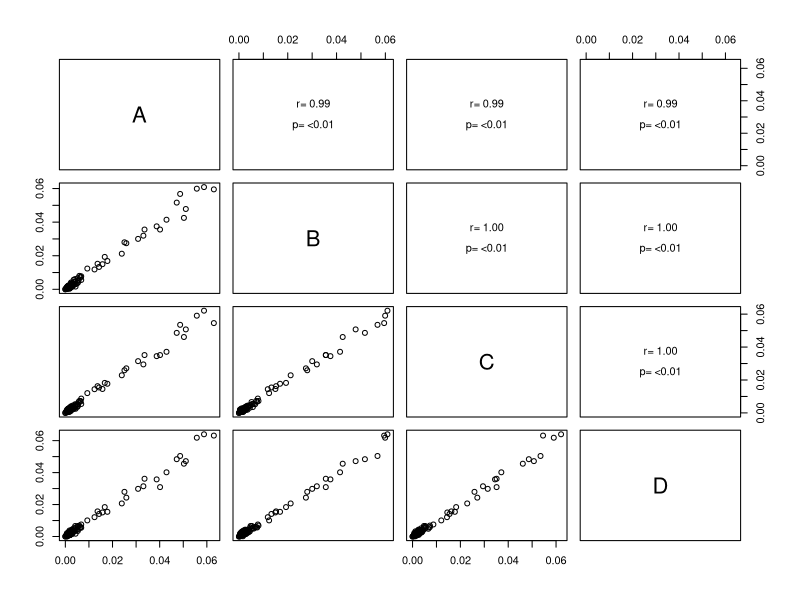
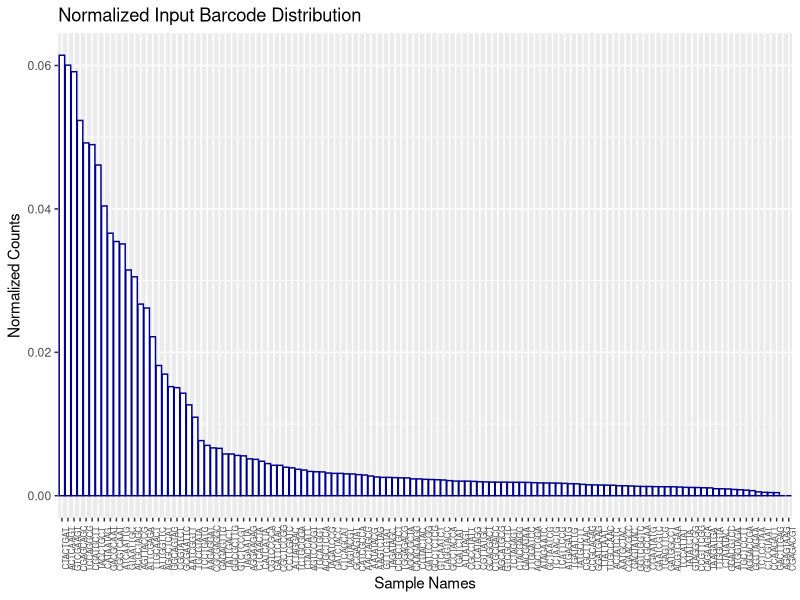
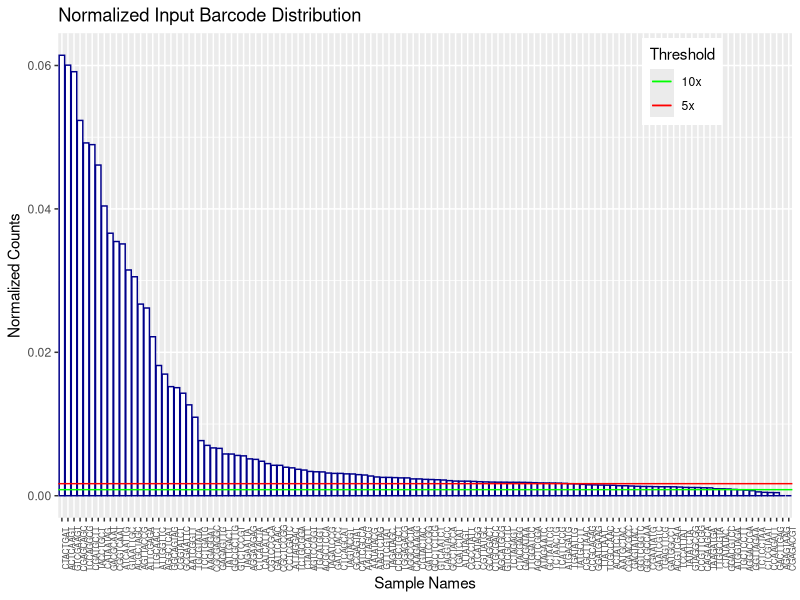

The R source for these figures, in order:
## ---- chunk 1
## Script Preparation ##
# Only edit script where instructed to do so. Indicated by EDIT
##

# Read in raw counts from CSV file.
# EDIT: set path to raw counts file below
counts <- data.frame(read.table("raw_counts.csv", #<- set the path to the raw counts file here
                                header = TRUE,
                                sep = ",",
                                row.names = 1))

# Capture Inputs (the string "input" must appear somewhere in the sample name to be identified)
inputs <- counts[, grep(".*input*", colnames(counts), ignore.case = TRUE)]

# Rename Column Names to letters A,B,C, etc.
colnames(inputs) <- LETTERS[1:length(inputs)]

# Remove inputs from counts variable
counts[, grep(".*input*", colnames(counts), ignore.case = TRUE)] <- NULL

# Include required Libraries
library(ggplot2)
## ---- chunk 2
# Normalize all inputs
norm_inputs <- data.frame(matrix(ncol = ncol(inputs), nrow = nrow(inputs)),
                          row.names = rownames(inputs))
colnames(norm_inputs) <- colnames(inputs)

for(n in colnames(inputs))
{
  norm_inputs[n] <- inputs[n] / sum(inputs[n])
}

# Input Replicate Correlation Tests
panel.cor <- function(x, y, digits = 2, cex.cor, ...)
{
  usr <- par("usr"); on.exit(par(usr))
  par(usr = c(0, 1, 0, 1))
  # correlation coefficient
  r <- cor(x, y, method = "pearson")
  txt <- format(c(r, 0.123456789), digits = digits)[1]
  txt <- paste("r= ", txt, sep = "")
  text(0.5, 0.6, txt)
  # p-value calculation
  p <- cor.test(x, y)$p.value
  txt2 <- format(c(p, 0.123456789), digits = digits)[1]
  txt2 <- paste("p= ", txt2, sep = "")
  if(p<0.01)
  {
    txt2 <- paste("p= ", "<0.01", sep = "")
    text(0.5, 0.4, txt2)
  }
  else
  {
    text(0.5, 0.4, txt2, col = "red")
  }
}
pairs(norm_inputs, upper.panel = panel.cor)
## ---- chunk 3
# EDIT: Remove any replicates not passing correlation test.
#norm_inputs$A <- NULL

# Average input replicates
norm_input_avg <- data.frame(rowSums(norm_inputs) / ncol(norm_inputs),
                             row.names = rownames(inputs))
colnames(norm_input_avg) <- "avg"

ggplot(data = norm_input_avg,aes(x = reorder(rownames(norm_input_avg), -avg), y = avg)) +
  geom_bar(stat = "identity", color = "blue4", fill = "white") + 
  theme(axis.text.x = element_text(angle = 90, size = 6)) +
  labs(title = "Normalized Input Barcode Distribution" ,x = "Sample Names", y = "Normalized Counts")
## ---- chunk 4
#Only average values that are non-zero as to not skew mean
norm_mean_input <- mean(norm_input_avg[norm_input_avg != 0,1])

# Generate bar plot showing barcode distribution
ggplot(data = norm_input_avg,aes(x = reorder(rownames(norm_input_avg), -avg), y = avg)) +
  geom_bar(stat = "identity", color = "blue4", fill = "white") + 
  theme(axis.text.x = element_text(angle = 90, size = 6), legend.position = c(0.85,0.9)) +
  labs(title = "Normalized Input Barcode Distribution" ,x = "Sample Names", y = "Normalized Counts") +
  geom_hline(aes(yintercept = norm_mean_input/5, linetype = "5x"), color = "red", show.legend = TRUE) + 
  geom_hline(aes(yintercept = norm_mean_input/10, linetype = "10x"), color = "green", show.legend = TRUE) +
  scale_linetype_manual(name = "Threshold", values = c(1,1), guide = guide_legend(override.aes = list(color = c("green", "red"))))
## ---- chunk 5
# Create list of BCs under threshold
names_under_thresh <- rownames(subset(norm_input_avg, norm_input_avg < (norm_mean_input/10)))
cat("List of Removed Barcodes\n", names_under_thresh)

# Remove these barcodes from our counts list 
counts <- counts[! rownames(counts) %in% names_under_thresh, ]
inputs <- inputs[! rownames(inputs) %in% names_under_thresh, ]
## ---- chunk 6
#Re-normalize all inputs
norm_inputs <- data.frame(matrix(ncol = ncol(inputs), nrow = nrow(inputs)),
                          row.names = rownames(inputs))
colnames(norm_inputs) <- colnames(inputs)

for(n in colnames(inputs))
{
  norm_inputs[n] <- inputs[n] / sum(inputs[n])
}

# Average input replicates
norm_input_avg <- data.frame(rowSums(norm_inputs) / ncol(norm_inputs),
                             row.names = rownames(inputs))
colnames(norm_input_avg) <- "avg"
## ---- chunk 7
#First, remove samples whose columns sum to zero.
counts_nz <- counts[colSums(counts) != 0]
#List samples removed
if(length(names(counts[colSums(counts) == 0])) != 0) {
  cat("Samples removed for zero counts\n", names(counts[colSums(counts) == 0]))
} else {
  cat("All Samples Retained")
}
## ---- chunk 8
#Normalize each sample to unity
selfnorm_counts <- sweep(counts_nz, 2, colSums(counts_nz), '/')

#Normalize counts to normalized input average
inputnorm_counts <- selfnorm_counts / as.matrix(norm_input_avg)

#Scale counts so each column totals 100
scale_factor <- 100 / colSums(inputnorm_counts)
final_norm_counts <- as.matrix(inputnorm_counts) %*% diag(scale_factor)
dimnames(final_norm_counts) <- list(rownames(inputnorm_counts), colnames(inputnorm_counts))

#Write final normalized to counts to output CSV file
write.csv(file = "norm_counts.csv", final_norm_counts) 
